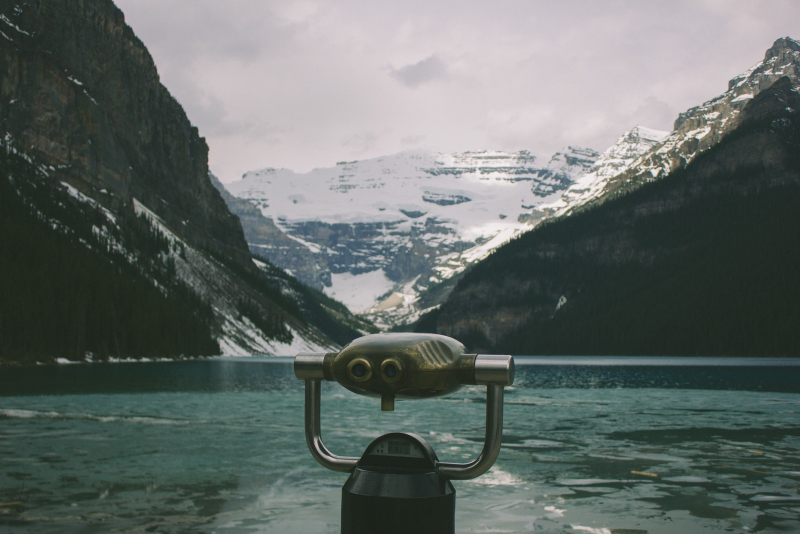
#> input picture assets/store/samples/landscape.jpg, 1600 x 1067 px (shown at 1/2 size)
$ python gen_release_promo.py
#> lines starting #> are read from the running program, lines starting #| are printed output that depends on the picture; after the words box and inside, x2 and y2 are one past the last pixel; in counts of white or black regions, pixels touching at a corner belong together
### tool/gen_social_promo.py
"""Generate the LinkedIn/social promo graphic from existing brand assets.

Same philosophy as gen_branding.py: never hand-edit the output, change this
script and re-run it. Everything on the canvas comes from the repo - the logo,
the raw device captures, the app fonts and the AppColors palette.

Device GEOMETRY is shared with the Play screenshots, so the two cannot drift:
the corner radius is `gen_store_screens.PHONE_RADIUS_PER_PX` and the silhouette
is its `rounded_mask`. `framed` below deliberately does not call its `phone`,
and says why.

Do NOT rebuild the phones by cropping the finished screenshots in
assets/store/en-US/screenshots. A rectangular crop of an already-composited phone
keeps a sliver of the listing backdrop outside the device's rounded corner and
cuts it off square, which shows up as a hard notch at every corner.

Four things keep the edges smooth. Every one of them was learned by shipping it
wrong first, so none of them is decorative.

**The whole composition is rendered at SS times final size and downsampled once,
at the end.** ImageDraw does not antialias: every rounded_rectangle it draws -
the bezel, the CTA pill, the accent rule - comes out stair-cased, and a rotated
frame stair-cases its long straight edges too. One final LANCZOS downsample
averages all of it away at once.

**Anything resampled is premultiplied first.** PIL interpolates the four
channels independently, so rotating a straight-alpha image mixes the transparent
fill's RGB - black - into the boundary pixels and leaves a dark fringe once
composited. Premultiplied transparent black is the additive identity, so the
same interpolation is correct. Compositing is premultiplied too, which needs no
divide and so cannot amplify noise in nearly-transparent pixels.

**A stroke thinner than one final pixel cannot be smooth**, however good the
antialiasing is - see `framed`. Supersampling does not save it; supersampling is
what creates the problem, by shrinking a 2px stroke to 2/SS px.

**Near-vertical is worse than diagonal** - see PHONES. A one-degree tilt
staircases where seven degrees reads clean.

Usage: python tool/gen_social_promo.py
Output: assets/store/social/linkedin-promo.png (1200x1200)
"""

from __future__ import annotations

import sys
from pathlib import Path

import numpy as np
from PIL import Image, ImageChops, ImageDraw, ImageFilter, ImageFont

ROOT = Path(__file__).resolve().parent.parent
sys.path.insert(0, str(Path(__file__).resolve().parent))

from gen_store_screens import (  # noqa: E402
    PHONE_RADIUS_PER_PX,
    drop_shadow,
    rounded_mask,
)

OUT = ROOT / "assets/store/social/linkedin-promo.png"
# The English raw captures, same directory tool/gen_store_screens.py builds
# the en-US listing from (tool/capture_store_shots.py writes it).
CAPTURES = ROOT / "build/shots-i18n/en/phone"

W, H = 1200, 1200
SS = 3  # supersample factor for the whole canvas; see the module docstring

# AppPalette.dark (lib/core/theme/app_palette.dart). The dark theme, because
# that is what the captures inside these frames are in.
PAGE_BG = (0x00, 0x00, 0x00)
BG = (0x10, 0x10, 0x13)
TEXT_PRIMARY = (0xF1, 0xF2, 0xF4)
TEXT_SECONDARY = (0xB6, 0xBA, 0xC2)
CYAN = (0x17, 0xB6, 0xD6)
INK = (0x08, 0x09, 0x0C)

# (capture, 1x frame height, tilt, 1x centre). Sized and placed so every frame
# sits whole inside the canvas - the back pair smaller and lower, the front one
# larger and raised.
#
# The front frame is upright rather than given a slight tilt, and that is an edge
# decision as much as a layout one: a tilt of a degree or two is the WORST case
# for a near-vertical line, because it holds the same pixel column for a long run
# and then jogs by a whole pixel, which the eye reads as a staircase. The back
# pair are tilted far enough that their jogs come often enough to read as a
# smooth diagonal, and upright is exactly crisp.
# The hero frame is `effects`, not `bubble`: the sticker contour stroke reads
# badly at this size, and a bright photo with the filter strip under it says
# "photo editor" at a glance. Not `layers` either - its canvas is the same
# four-photo grid as the back-right frame, so the two would look repetitive.
PHONES = [
    ("cutout_result", 553, -7.0, (335, 880)),
    ("grid", 553, 7.0, (865, 880)),
    ("effects", 613, 0.0, (600, 855)),
]


def s(v: float) -> int:
    """A 1x layout figure in supersampled pixels."""
    return round(v * SS)


# [8 lines left out: function font, not called in this run]


def background() -> Image.Image:
    """The lit gradient, at SS size."""
    grad = Image.new("RGB", (1, H))
    for y in range(H):
        t = y / (H - 1)
        grad.putpixel(
            (0, y),
            tuple(round(PAGE_BG[i] + (BG[i] - PAGE_BG[i]) * t) for i in range(3)),
        )
    img = grad.resize((W, H))

    glow = Image.new("RGB", (W, H), (0, 0, 0))
#> glow: PIL image 1200x1200 RGB; every value is 0
    g = ImageDraw.Draw(glow)
    g.ellipse((520, 640, 1500, 1460), fill=(0x0B, 0x3A, 0x46))
    g.ellipse((-380, 820, 420, 1560), fill=(0x17, 0x1D, 0x40))
    lit = ImageChops.screen(img, glow.filter(ImageFilter.GaussianBlur(160)))
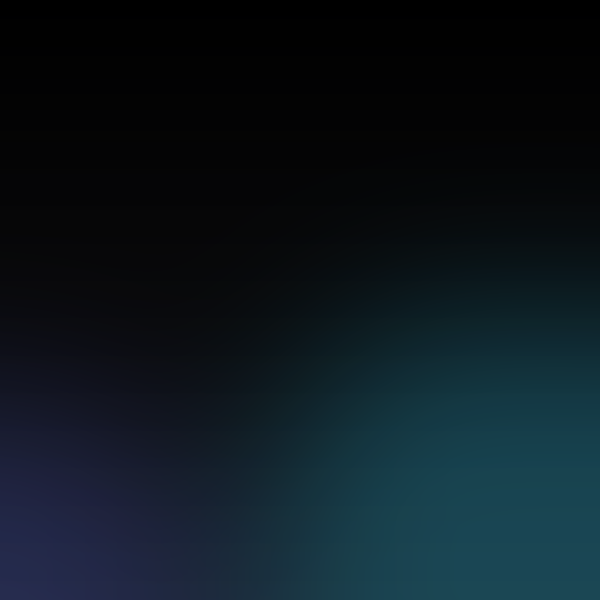
#> lit: PIL image 1200x1200 RGB (shown at 1/2 size); mean R, G, B 12.6, 23.5, 30.4

    # Drawn at 1x and upscaled, unlike everything else: it is a gradient under a
    # 160px blur, so there is no detail for the extra resolution to carry, and
    # blurring at SS would cost SS^2 the work for a pixel-identical result.
    return lit.resize((W * SS, H * SS), Image.BICUBIC)


def premultiplied(art: Image.Image) -> Image.Image:
    a = np.array(art.convert("RGBA"), dtype=np.float32)
    a[..., :3] *= a[..., 3:4] / 255.0
    return Image.fromarray(np.clip(a, 0, 255).round().astype(np.uint8), "RGBA")


# [7 lines left out: function rotate_premultiplied, not called in this run]


def over(canvas: np.ndarray, src: Image.Image, x0: int, y0: int) -> None:
    """Composite a PREMULTIPLIED RGBA image onto an opaque uint8 RGB canvas.

    Clipped to the canvas, so a shadow is free to hang off the edge.
    """
    full = np.asarray(src, dtype=np.float32)
    h, w = full.shape[:2]
    ch, cw = canvas.shape[:2]
    dx0, dy0 = max(0, x0), max(0, y0)
    dx1, dy1 = min(cw, x0 + w), min(ch, y0 + h)
    if dx0 >= dx1 or dy0 >= dy1:
        return
    part = full[dy0 - y0 : dy1 - y0, dx0 - x0 : dx1 - x0]
    alpha = part[..., 3:4] / 255.0
    region = canvas[dy0:dy1, dx0:dx1].astype(np.float32)
    canvas[dy0:dy1, dx0:dx1] = (
        np.clip(part[..., :3] + region * (1.0 - alpha), 0, 255).round().astype(np.uint8)
    )


# [178 lines left out: functions framed, place, overlay, report_edges, main, not called in this run]


# [2 lines that do not run on import are left out]

### tool/gen_store_screens.py
"""Compose the eight Google Play screenshots from device captures.

Four sets per language, one caption list. Play has a separate listing slot per
form factor AND per locale, so all of them are built from the same table in
`tool/store_copy.py` - the wording and the verified counts cannot drift apart:

  set          output     captures in            from
  portrait     1080x1920  `<src>/<loc>/phone/`   phone,   1280x2856
  landscape    1920x1080  `<src>/<loc>/phone/`   phone,   1280x2856
  tablet-7in   1920x1080  `<src>/<loc>/tab7/`    sw600dp tablet, 1920x1200
  tablet-10in  2560x1440  `<src>/<loc>/tab10/`   sw800dp tablet, 2560x1600

A set is skipped with a notice if its captures are absent, so the phone sets can
be rebuilt without a tablet attached.

**The captures must be of the app in that language**, not English ones with a
translated caption pasted over: the whole screen inside the device frame is UI
text. `tool/capture_store_shots.py` drives all three emulators through the same
eight states with the app's per-app locale set, which is where `<src>` comes
from.

No canvas matches its device, and **nothing is ever cropped to close the gap**:

- **Phone** captures are aspect 0.448 against 0.5625 portrait and 1.78 landscape,
  so the phone can never fill the frame. In landscape it takes one side and the
  claim takes the other; in portrait the claim sits above a whole device.
- **Tablet** captures are 16:10 against 16:9 art. Trimming the OS chrome to close
  that is tempting and was tried; see `render_tablet` for why it is not worth the
  11 px it quietly took off every project title and Export button.

The padding that remains is the layout, not an apology for it - at the size Play
actually renders these the UI inside the device is illegible and the caption is
the only thing a browsing user reads.

Every number in the captions is verified against the source, not the website,
by `tool/check_store_listings.py`: 14 filter looks (`PhotoFilter` lists 15
including "Original"), 16 blend modes (`LayerBlend`), 18 grid layouts
(`gridTemplatesFor`, 4+4+5+5), 17 bundled caption fonts
(`AppFonts.bundledFonts`). `python tool/store_copy.py` separately measures every
caption line against the width it is drawn into - a caption is a picture, so a
line that does not fit runs off the edge rather than wrapping.

The captures come from `adb exec-out screencap -p` with the Pro entitlement set,
so no ad is showing - an ad slot is not a product feature and Play crops these
into places an ad would only confuse. See the README.

Run: python tool/gen_store_screens.py [src-dir] [locale ...]
     (default build/shots-i18n, every locale)
"""

from __future__ import annotations

import sys
from pathlib import Path

import numpy as np
from PIL import Image, ImageDraw, ImageFilter, ImageFont

sys.path.insert(0, str(Path(__file__).resolve().parent))
import store_copy  # noqa: E402  - sibling module, not a package

OUT = Path("assets/store")
ICON = Path("assets/branding/appicon.png")
DISPLAY = Path("assets/fonts/SpaceGrotesk-Variable.ttf")
BODY = Path("assets/fonts/Manrope-Variable.ttf")

PHONE_RADIUS_PER_PX = 46 / 936  # the device corner, as a fraction of screen height

# The app's own dark surfaces (AppPalette.dark). The app is light/dark now,
# and the store art follows the DARK one: it is what the screenshots inside
# these frames are captured in, and a dark backdrop is what makes a photo
# read as the brightest thing on a Play listing.
BG_TOP = (22, 22, 27)
BG_BOTTOM = (0, 0, 0)
TEXT = (241, 242, 244)
MUTED = (182, 186, 194)
CYAN = (23, 182, 214)

# The caption table lives in tool/store_copy.py, one entry per language, so a
# claim cannot be changed in English and left stale in five other listings.
# store_copy.shots(locale) yields (capture name, headline, supporting, accent)
# in pitch order.


# [69 lines left out: functions font, backdrop, rounded_mask, phone, not called in this run]


def drop_shadow(rgba: Image.Image, blur: int, alpha: int):
    """Shadow from the artwork's own silhouette. Returns (layer, pad).

    Padded first, and that is not optional: the phone's alpha runs to the very
    edge of its bitmap, and PIL's GaussianBlur REPLICATES at the border, so
    blurring in place smears the edge rows outward as a hard rectangle instead of
    fading. The pad gives the blur somewhere to fall; the caller offsets by it.
    """
    pad = blur * 3 + 2
    big = Image.new("RGBA", (rgba.width + 2 * pad, rgba.height + 2 * pad), (0, 0, 0, 0))
    big.paste(rgba, (pad, pad))
    a = big.split()[3].filter(ImageFilter.GaussianBlur(blur)).point(lambda v: v * alpha // 255)
    shadow = Image.new("RGBA", big.size, (0, 0, 0, 0))
    shadow.putalpha(a)
    return shadow, pad


# [274 lines left out: functions render_landscape, render_portrait, render_tablet, build_fonts, build_locale, main, not called in this run]


# [2 lines that do not run on import are left out]

### tool/gen_release_promo.py
"""Generate the 1.3.0 release promo graphics.

Third in the per-release line after `gen_update_promo.py` (1.2.0, six
languages). Same brand furniture as the general pitch - backdrop, logo,
wordmark, CTA pill, eyebrow, headline, accent rule - imported from
`gen_social_promo` rather than restated, so a change to one is a change to all.

**The composition is a before/after, not a rack of phones, because this release
is about a RESULT rather than a surface.** 1.2.0 could be shown with three
devices in three languages: the news was on the screen. 1.3.0's news is what
happens to the photo - the object is gone and the background behind it is
really there - and a phone bezel at this size shrinks that to a thumbnail of
itself. Two panels, side by side, at the size the change is legible.

**Both panels are real output of the app's own models**, produced by
`tool/gen_fill_demo.py`: MobileSAM turned three taps into three masks and MI-GAN
synthesised what was behind them, with the app's own window, dilation, seam and
composite. Nothing here is retouched, and the photograph is CC0 (see
`assets/store/samples/SOURCES.json`) because a promo graphic is commercial use
of every pixel in it, exactly as a Play listing is.

Two formats, for the two ways LinkedIn shows an image - the same split
`gen_linkedin_giveaway.py` makes and for the same reason:

- **1200x1200** for a native image post, where the feed gives an upload the most
  height. Copy on top, the pair beneath it.
- **1200x628** for a link share, where the card is wide and short. Copy takes a
  narrow left column and the pair takes the right.

The copy is PAINTED IN and cannot reflow, so `fits()` measures the drawn result
against the column it has to live in rather than trusting the layout numbers -
the same discipline `tool/store_copy.py` and `tool/measure_labels.py` apply.

Run: python tool/gen_release_promo.py
Out: assets/store/social/linkedin-update-1-3-0{,-landscape}.png
"""

from __future__ import annotations

import sys
from pathlib import Path

import numpy as np
from PIL import Image, ImageDraw

ROOT = Path(__file__).resolve().parent.parent
sys.path.insert(0, str(Path(__file__).resolve().parent))

from gen_social_promo import (  # noqa: E402
    CYAN,
    INK,
    SS,
    TEXT_PRIMARY,
    TEXT_SECONDARY,
    background,
    font,
    over,
    premultiplied,
    s,
)
from gen_store_screens import drop_shadow  # noqa: E402

SOCIAL = ROOT / "assets/store/social"
# The "before" is the untouched CC0 sample itself - the same file the Play
# listing's Effects shot is taken on - rather than a copy of it written out
# beside the result. One photo, one place.
BEFORE = ROOT / "assets/store/samples/landscape.jpg"
AFTER = SOCIAL / "fill-after.png"

# The square announces, then explains: at 82pt "Chromis 1.3.0 is out." is 797 of
# the 1056px it has, so it takes one line and gives the height back to the
# before/after. The landscape column is only 540px wide, so there it breaks in
# two - the same words, not different ones, or the pair stops being one campaign.
VERSION = "WHAT'S NEW"
HEADLINE = "Chromis 1.3.0 is out."
HEADLINE_WRAPPED = ["Chromis 1.3.0", "is out."]
SUB = "Object removal now rebuilds the background behind what you take out."
# Under the pair. It does NOT count taps and does NOT say "flight mode", and
# both omissions are deliberate. Object removal sits behind the shared AI ad
# gate (`_ensureAiAllowed`, editor_screen.dart:3277): on a free install the
# first AI action of a session opens a "watch a short ad / Go Pro" sheet, and a
# user who has declined ad consent is blocked outright. So a caption promising
# "three taps, in flight mode" describes a Pro session and invites the one
# reader most likely to check - the person who installs because of this - to
# find an ad sheet in the middle of the demonstration. What is unconditionally
# true is where the work happens.
CAPTION = "Rebuilt on the phone, from the rest of the photo. Nothing uploaded."

# The rest of THIS release, in the order it matters. Two traps here, both caught
# by checking the git log rather than the release notes:
#
# - "Light & dark" belongs to 1.2.0 (d8aba79), as do the six languages. What
#   1.3.0 did to the theme is make every screen-covering surface pure #000000 /
#   #FFFFFF (06a777a), which is a different and smaller claim.
# - "Sliders for any layer" is the overclaim the website carried too: a photo
#   filling a grid cell is clamped to cover its cell and gets none of the four.
CHIPS = ["Fill in or Erase", "Snapping", "Placement sliders", "True black on OLED"]

# A 3:2 window on the demo photo, centred on where the tower viewer was. The
# same crop for both panels, or the pair stops being a comparison.
CROP = (230, 300, 1370, 1060)

CARD_RADIUS = 18
TAG_BEFORE = "BEFORE"
TAG_AFTER = "AFTER"


# [6 lines left out: function fits, not called in this run]


def panel(path: Path, width: int, height: int) -> Image.Image:
    """One card of the pair: the crop, resized, with rounded corners.

    Rounded by an alpha mask drawn at SS and never resampled afterwards, so the
    corner survives the single final downsample instead of stair-casing.
    """
#> called with width = 1656, height = 1104
    src = Image.open(path).convert("RGB").crop(CROP)
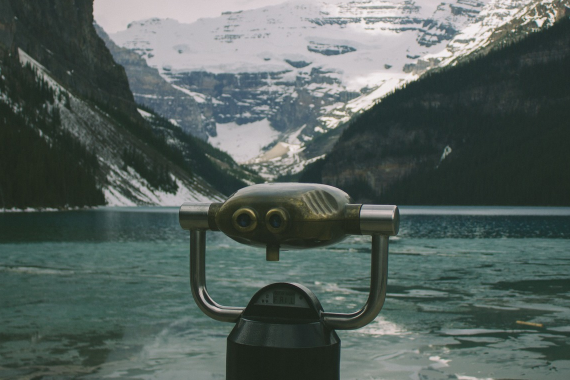
#> src: PIL image 1140x760 RGB (shown at 1/2 size); mean R, G, B 85.1, 97.6, 93.3
    art = src.resize((width, height), Image.LANCZOS)
    mask = Image.new("L", (width, height), 0)
#> mask: PIL image 1656x1104 L; every value is 0
    ImageDraw.Draw(mask).rounded_rectangle(
        (0, 0, width - 1, height - 1), radius=s(CARD_RADIUS), fill=255
    )
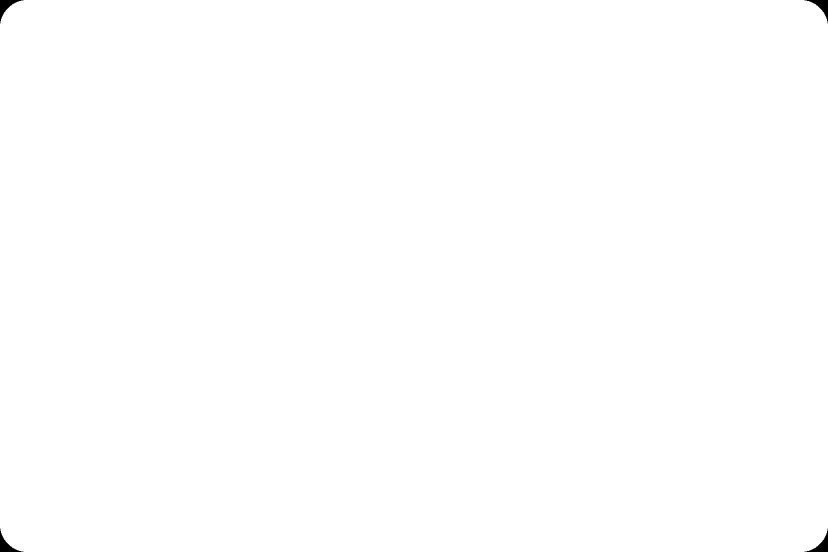
#> mask: PIL image 1656x1104 L (shown at 1/2 size); 99.9% white; 4 black regions, box (x1, y1, x2, y2) and area: (0, 0, 47, 47) 642, (1609, 0, 1656, 47) 642, (0, 1057, 47, 1104) 642, (1609, 1057, 1656, 1104) 642
    out = Image.new("RGBA", (width, height), (0, 0, 0, 0))
#> out: PIL image 1656x1104 RGBA; every value is 0
    out.paste(art, (0, 0))
    out.putalpha(mask)
    return out


# [60 lines left out: functions wipe, tag, chips, not called in this run]


def header(draw: ImageDraw.ImageDraw, layer: Image.Image, right: int) -> None:
    """Logo, wordmark and the store pill - identical across the promo family."""
    logo = Image.open(ROOT / "assets/branding/logo.png").convert("RGBA")
    layer.paste(premultiplied(logo).resize((s(92), s(92)), Image.LANCZOS),
                (s(72), s(60)))
    draw.text((s(184), s(106)), "Chromis",
              font=font("assets/fonts/SpaceGrotesk-Variable.ttf", 50, 600),
              fill=TEXT_PRIMARY, anchor="lm")

    f = font("assets/fonts/Manrope-Variable.ttf", 28, 700)
    label = "Free on Google Play"
    px1, py0, py1 = s(right), s(76), s(138)
    px0 = px1 - round(draw.textlength(label, font=f)) - s(52)
    draw.rounded_rectangle((px0, py0, px1, py1), radius=(py1 - py0) // 2, fill=CYAN)
    draw.text(((px0 + px1) // 2, (py0 + py1) // 2), label, font=f,
              fill=INK, anchor="mm")


def square() -> Image.Image:
    """1200x1200: copy on top, the pair beneath."""
    W = H = 1200
    canvas = np.asarray(background().convert("RGB")).copy()[: H * SS, : W * SS]

    pair_w, gap = 552, 24
    pair_h = round(pair_w * (CROP[3] - CROP[1]) / (CROP[2] - CROP[0]))
    left = (W - (2 * pair_w + gap)) // 2
    top = 548

    for i, src in enumerate((BEFORE, AFTER)):
        art = premultiplied(panel(src, s(pair_w), s(pair_h)))
        shadow, pad = drop_shadow(art, blur=s(18), alpha=140)
#> in drop_shadow, `big.paste(rgba, (pad, pad))`:
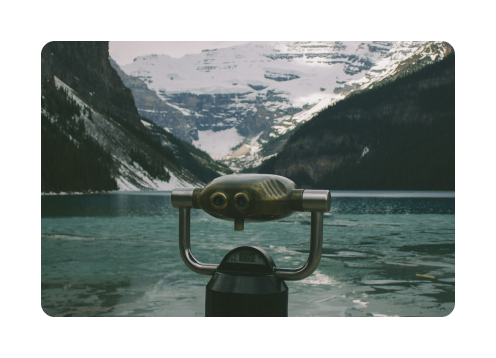
#> big: PIL image 1984x1432 RGBA (shown at 1/4 size); mean R, G, B, A 54.7, 62.7, 60, 163.9; transparent parts drawn white
#> in drop_shadow, `a = big.split()[3].filter(ImageFilter.GaussianBlur(blur)).point(lambda..`:
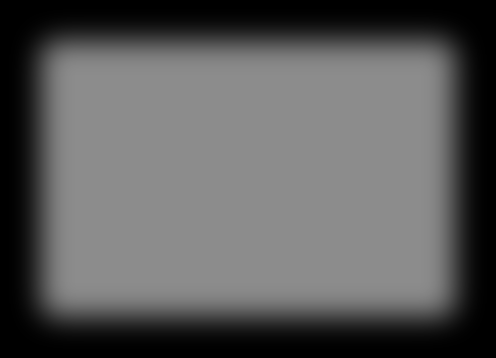
#> a: PIL image 1984x1432 L (shown at 1/4 size); min 0, max 140, mean 89.7
#> pad = 164
        x0 = s(left + i * (pair_w + gap))
        over(canvas, shadow, x0 - pad, s(top) - pad + s(14))
#> in over, `part = full[dy0 - y0 : dy1 - y0, dx0 - x0 : dx1 - x0]`:
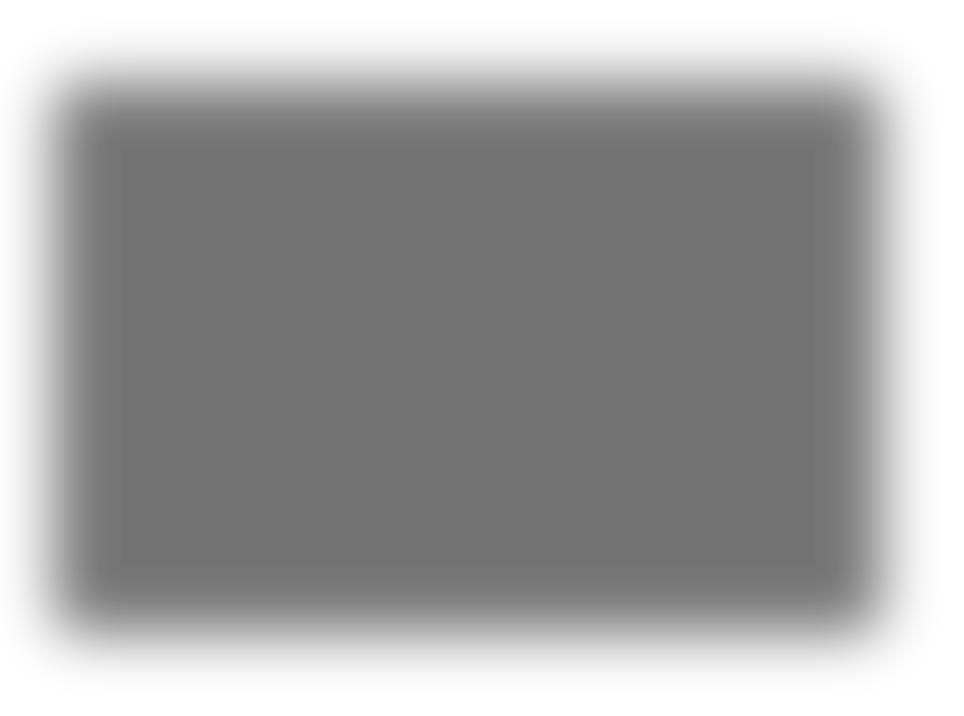
#> part: shape (1432, 1928, 4) float32 (shown at 1/2 size); mean R, G, B, A 0, 0, 0, 93.6; transparent parts drawn white
#> (the rest of the program and of its run is left out)
